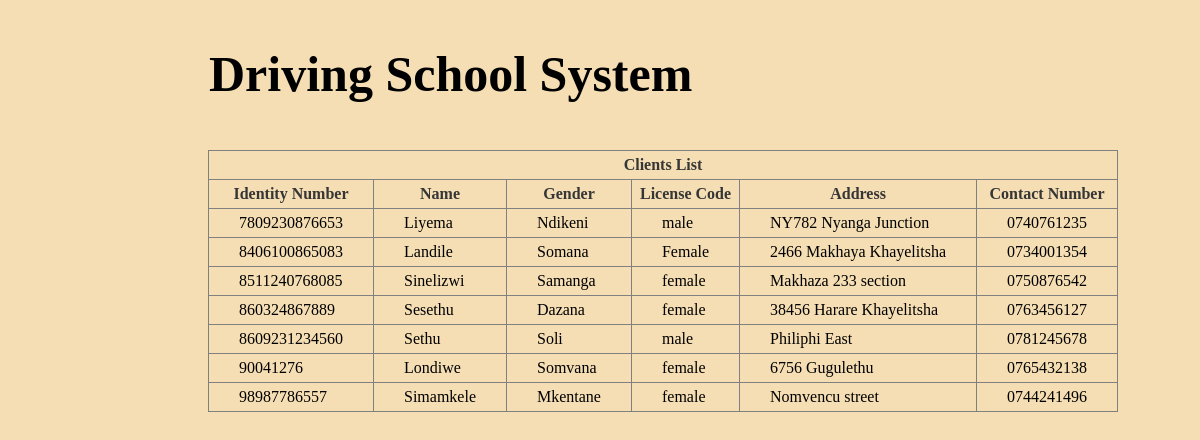
Before: /viewClientList.php with the older database file.
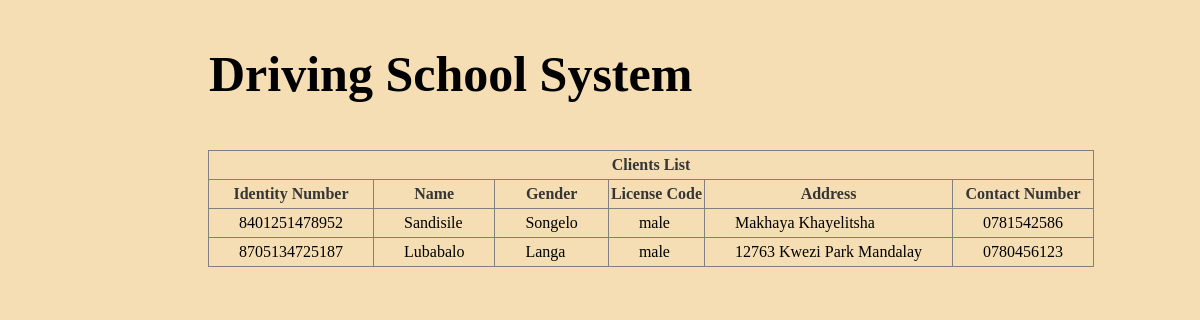
After: the same page with the newer database file.
### tables this page shows
CREATE TABLE `client` (
  `client_id` char(13) NOT NULL,
  `name` varchar(50) NOT NULL,
  `surname` varchar(50) NOT NULL,
  `address` tinytext NOT NULL,
  `gender` char(10) NOT NULL,
  `contact_number` char(10) NOT NULL
);

### viewClientList.php (the view, shortened to what this page needs)
<!DOCTYPE html>
<html>
    <head>
        <link href="css/instructor.css" rel="stylesheet" type="text/css"/>
    </head>
    <body>
   <h1 id="pghead"><b>Driving School System</b></h1>
        <?php
        require_once 'include/dbconn.php';
        ?>
   <div >
        <table cellpadding="2" cellspacing="2" border="1">
            <thead>
                <tr>
                    <th colspan="6">Clients List</th>
                </tr>
                <tr>
                    <th>Identity Number</th><th>Name</th><th>Gender</th><th>License Code</th><th>Address</th><th>Contact Number</th>
                </tr>
            </thead>
            <tbody>
                <?php
                $html = "";
                $recset = $conn->query("SELECT* FROM client");
                if (mysqli_num_rows($recset) > 0) {
                    while ($row = $recset->fetch_assoc()) {
                        $html .= "<tr><td>$row[client_id]</td><td>$row[name]</td><td>$row[surname]</td><td>$row[gender]</td><td>$row[address]</td><td>$row[contact_number]</td></tr>";
                    }
                    echo $html;
                } else {
                    exit("<p class='err'>Client list not found.</p>");
                }
                ?>
            </tbody>
        </table>
   </div>
    </body>
</html>

### css/instructor.css (style rules this page uses)
body { color:black; font-size: 1rem; font-weight: 400; line-height: 1.5; background-color: wheat }
#pghead { position: absolute; font-family: fantasy; font-size: 50px; padding: 1px; top: 2px; margin-left: 200px }
html { box-sizing: border-box; }
table { border-collapse: collapse; border-spacing: 0; margin-top: 150px; margin-left: 200px }
td { padding: 2px; text-align: left; padding-left: 30px; padding-right: 30px; }
table th { color: #363636; }
th { align-content: center; }

Changed rows visible on the page:
removed client: client_id "7809230876653", name "Liyema", surname "Ndikeni", gender "male", address "NY782 Nyanga Junction", contact_number "0740761235"
removed client: client_id "8406100865083", name "Landile", surname "Somana", gender "Female", address "2466 Makhaya Khayelitsha", contact_number "0734001354"
removed client: client_id "8511240768085", name "Sinelizwi", surname "Samanga", gender "female", address "Makhaza 233 section", contact_number "0750876542"
removed client: client_id "860324867889", name "Sesethu", surname "Dazana", gender "female", address "38456 Harare Khayelitsha", contact_number "0763456127"
removed client: client_id "8609231234560", name "Sethu", surname "Soli", gender "male", address "Philiphi East", contact_number "0781245678"
removed client: client_id "90041276", name "Londiwe", surname "Somvana", gender "female", address "6756 Gugulethu", contact_number "0765432138"
removed client: client_id "98987786557", name "Simamkele", surname "Mkentane", gender "female", address "Nomvencu street", contact_number "0744241496"
added client: client_id "8401251478952", name "Sandisile", surname "Songelo", gender "male", address "Makhaya Khayelitsha", contact_number "0781542586"
added client: client_id "8705134725187", name "Lubabalo", surname "Langa", gender "male", address "12763 Kwezi Park Mandalay", contact_number "0780456123"
